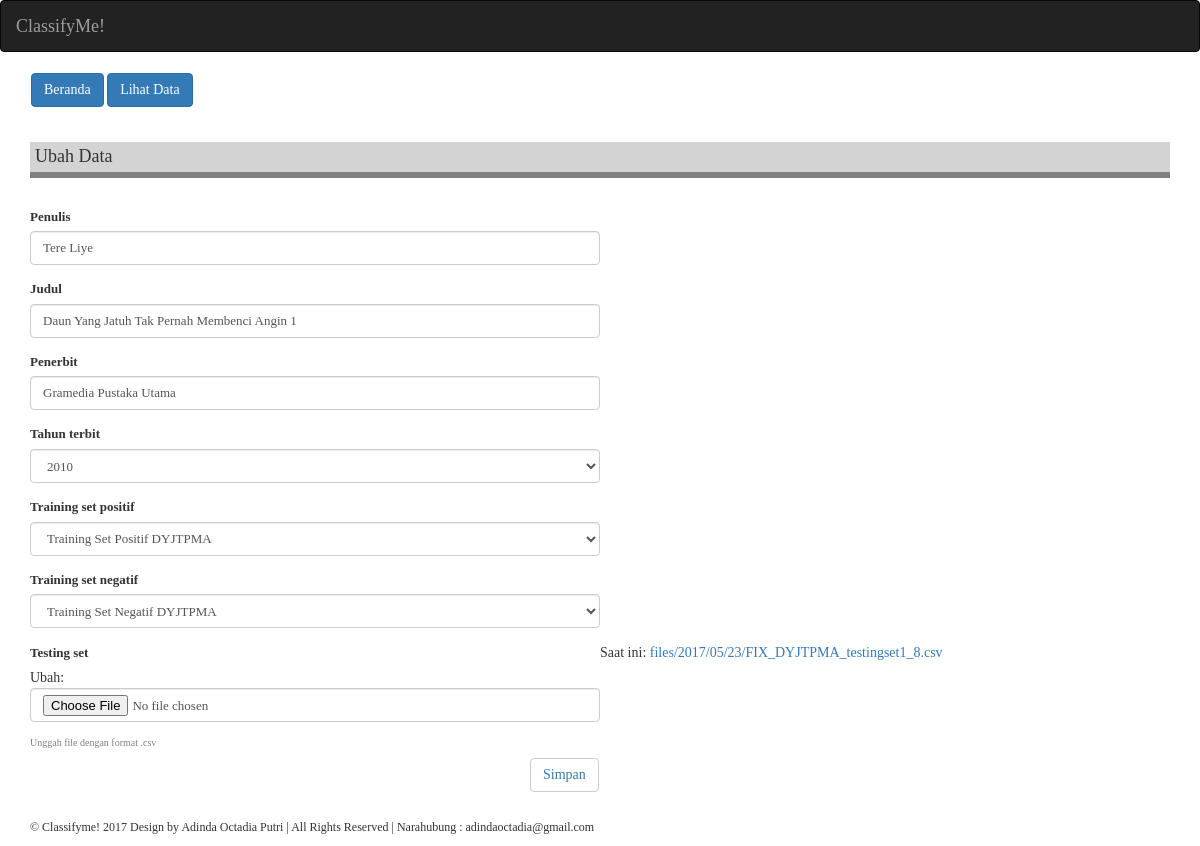
The page /classifyme/input/data/41/edit/ on the database as committed earlier.
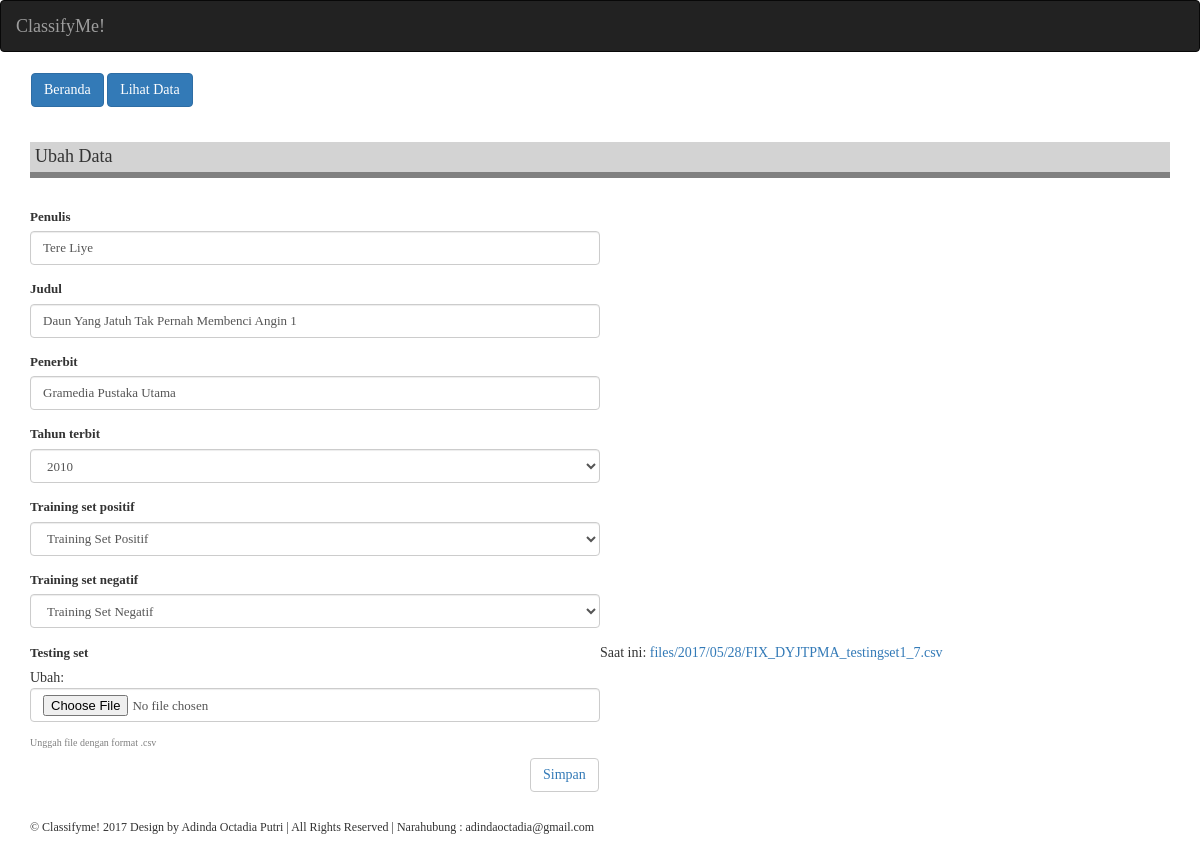
The same page on the database as committed later.
### classifyme/models.py (models this page shows, shortened)
class Buku(models.Model):
    tahun_choices = []
    for y in range(1990, (datetime.datetime.now().year+5)):
        tahun_choices.append((y, y))
    penulis = models.CharField(max_length=20)
    judul = models.CharField(max_length=100)
    penerbit = models.CharField(max_length=30)
    tahun_terbit = models.IntegerField(choices=tahun_choices, default=datetime.datetime.now().year)
    training_set_positif = models.ForeignKey(TrainingSetPos, null=True)
    training_set_negatif = models.ForeignKey(TrainingSetNeg, null=True)
    testing_set = models.FileField(null=True, upload_to='files/%Y/%m/%d/', validators=[validate_file_extension])
    priors_pos = models.FloatField(blank=True, null=True)
    priors_neg = models.FloatField(blank=True, null=True)
    hasil_pos = models.FloatField(blank=True, null=True)
    hasil_neg = models.FloatField(blank=True, null=True)
    hasil_klasifikasi = models.CharField(max_length=20, blank=True, null=True)

### classifyme/views.py (the view)
# urls.py: url(r'^classifyme/input/data/(?P<buku_id>\d+)/edit/$', views.edit_data, name='edit_data'),
def edit_data(request, buku_id):
    buku = get_object_or_404(Buku, id=buku_id)
    if request.method == 'POST':
        form = BukuForm(request.POST, request.FILES, instance=buku)
        if form.is_valid():
            buku.save()
            return HttpResponseRedirect(reverse('classifyme:data',))
    else:
        form = BukuForm(instance=buku)
    return render(request, 'classifyme/edit.html', {'form': form})

### classifyme/forms.py
class BukuForm(forms.ModelForm):
    class Meta:
        model = Buku
        fields = ('penulis', 'judul', 'penerbit', 'tahun_terbit', 'training_set_positif', 'training_set_negatif', 'testing_set')

### classifyme/models.py (called while the page is built)
    def __str__(self):
        return self.nama

    def __str__(self):
        return self.nama

### templates/classifyme/edit.html
{% extends 'classifyme/base.html' %}
{% load bootstrap3 %}
{% block content %}
<div class="content container">
  <div class="row">
    <div class="col-md-12">
      <div class="navbar">
        <a href="{% url 'classifyme:home' %}" button type="button" class="btn btn-primary">Beranda</a>
        <a href="{% url 'classifyme:data' %}" button type="button" class="btn btn-primary">Lihat Data</a>
      </div>
      <h4 style="border-bottom: 6px solid grey; background-color: lightgrey; padding: 5px;">Ubah Data</h4><br>
      <form method="POST" enctype="multipart/form-data" class="buku-form">{% csrf_token %}
        {% bootstrap_form form %}
        <h6 style="font-size: 10px; color: grey;">Unggah file dengan format .csv</h5>
        <button type="submit" class="save btn btn-default" style="margin-left: 500px"><a href="{% url 'classifyme:data' %}">Simpan</a></button>
        <br><br><br>
      </form>
    </div>
  </div>
</div>
{% endblock %}

Rows that differ between the two databases and show on the page:
changed Buku "Tere Liye": training_set_positif "Training Set Positif DYJTPMA" → "Training Set Positif"; training_set_negatif "Training Set Negatif DYJTPMA" → "Training Set Negatif"
Other text that changed with them:
text no longer shown: "Penulis Judul Penerbit Tahun terbit Training set positif Training set negatif Testing set Saat ini: files/2017/05/23/FIX_DYJTPMA_testingset1_8.csv Ubah:"
text now shown: "Penulis Judul Penerbit Tahun terbit Training set positif Training set negatif Testing set Saat ini: files/2017/05/28/FIX_DYJTPMA_testingset1_7.csv Ubah:"
